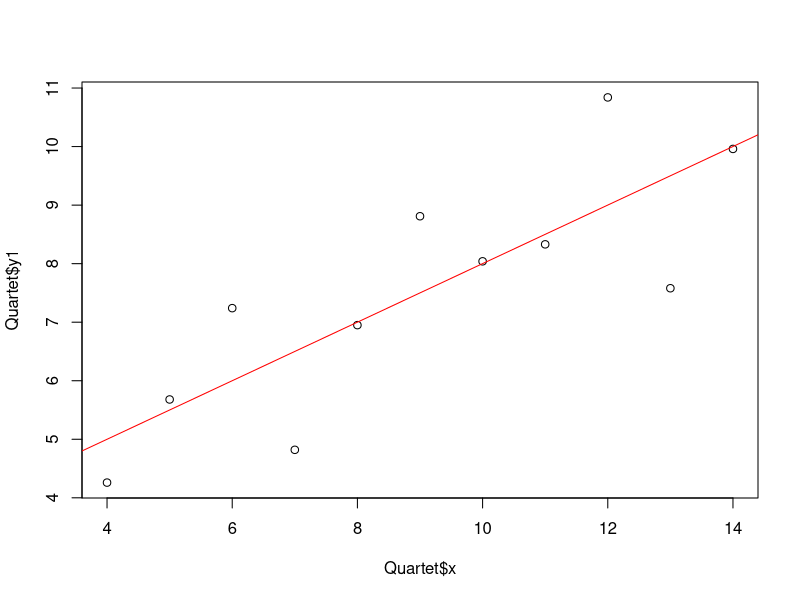
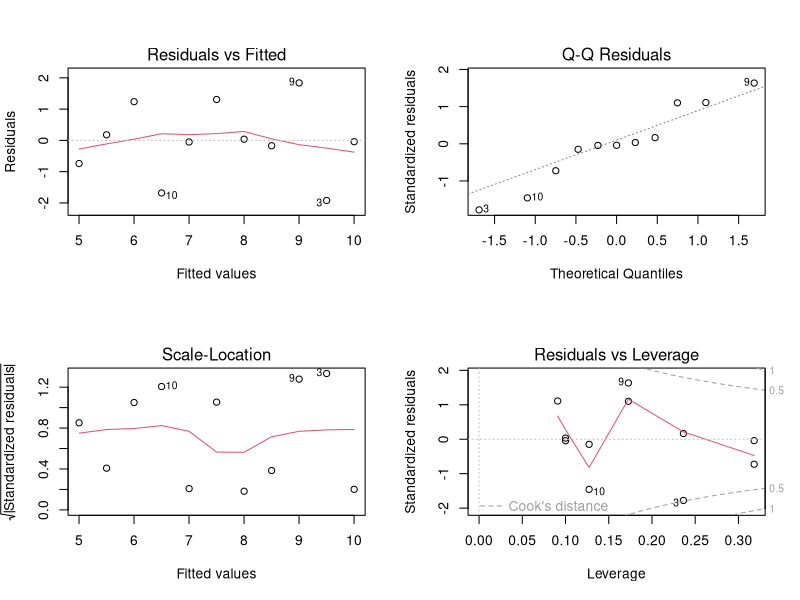
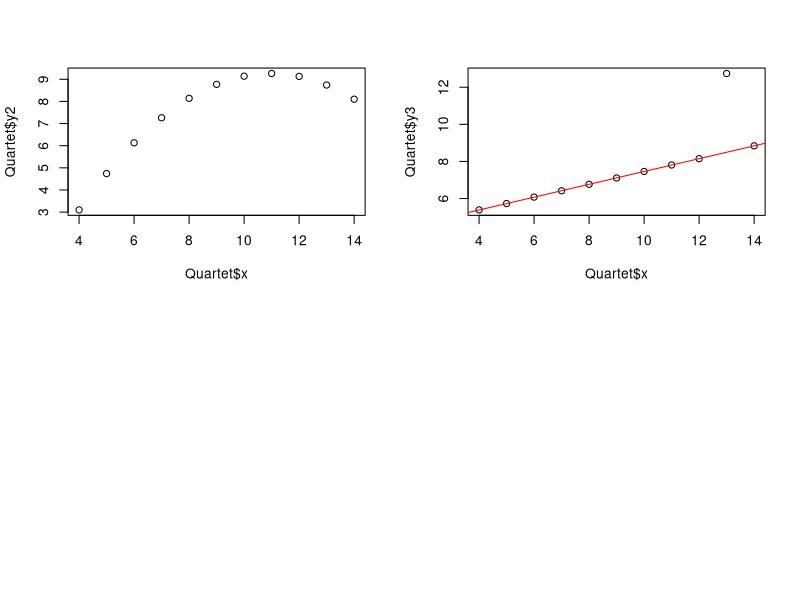

Write R code to recreate these figures, in order.
library(car)
data("Quartet")
plot(Quartet$x,Quartet$y1)
lmfit<-lm(y1~x,data = Quartet)
abline(lmfit,col="red")
newdata<-data.frame(x=c(3,6,15))
tes<-predict(lmfit,newdata,interval="predict")
par(mfrow=c(2,2))
plot(lmfit)

#多项式回归
plot(Quartet$x,Quartet$y2)
fit<-lm(Quartet$y2~Quartet$x+I(Quartet$x^2),data = Quartet)
summary(fit)

#使用rlm来生成稳健性回归模型，可以除掉孤立点的事情
library(MASS)
plot(Quartet$x,Quartet$y3)
fit1<-rlm(y3~x,data = Quartet)
abline(fit1,col="red")
